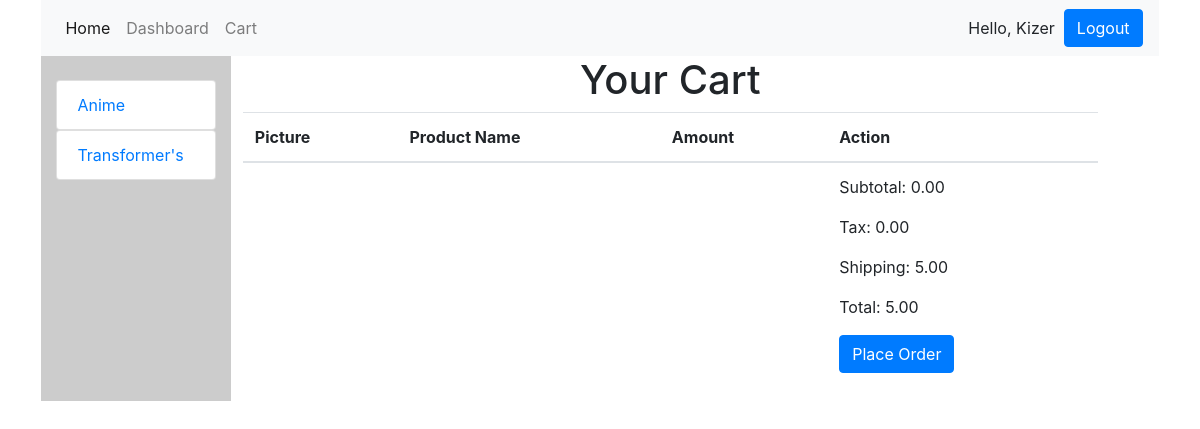
/cart (signed in), run on the app's committed database.
### store_app/models.py (models this page shows)
class User(models.Model):
    first_name = models.CharField(max_length=255)
    last_name = models.CharField(max_length=255)
    email = models.CharField(max_length=255)
    password = models.CharField(max_length=255)
    level = models.IntegerField(max_length=1, default=1)
    dob = models.DateField()
    address_1 = models.CharField(max_length=255)
    address_2 = models.CharField(max_length=255, default="")
    city = models.CharField(max_length=255)
    state = models.CharField(max_length=255)
    zip = models.IntegerField(max_length=5)
    total = models.FloatField(null=True, default=0)
    created_at = models.DateTimeField(auto_now_add=True)
    updated_at = models.DateTimeField(auto_now=True)
    objects = Validators()

class Category(models.Model):
    name = models.CharField(max_length=255)
    product = models.ManyToManyField(Product, related_name="categories")
    created_at = models.DateTimeField(auto_now_add=True)
    updated_at = models.DateTimeField(auto_now=True)

### store_app/views.py (the view)
# urls.py: path('cart', views.cart),
def cart(request):
    if "user_id" not in request.session:
        return redirect ('/login')
    userid = request.session["user_id"]
    user = User.objects.get(id=userid)
    subtotal = user.total
    tax = float(subtotal * .0825)
    shipping = float(5.00)
    total = float(subtotal + tax + shipping)
    context = {
        "all_categories": Category.objects.all(),
        "cart_products": user.usecart.all(),
        "user": user,
        "subtotal": subtotal,
        "shipping": shipping,
        "tax": tax,
        "total": total,
    }
    return render(request, "cart.html", context)

### store_app/templates/cart.html (shortened to what this page needs)
<!DOCTYPE html>
<html lang="en">
<head>
    <link rel="stylesheet" href="https://maxcdn.bootstrapcdn.com/bootstrap/4.0.0/css/bootstrap.min.css">
    {% load static %}
    <link rel="stylesheet" href="{% static 'css/style.css' %}">
</head>
<body>
    <div class="container">
        <div class="row">
            <div class="col-12 navbartop">
                {% include 'navbar.html' %}
            </div>
        </div>
        <div class="row">
            {% include 'siteviewsidebar.html' %}
            <div class="col-9 main">
                <h1 class="store-header">Your Cart</h1>
                <div class="row">
                    <table class="table">
                        <thead>
                            <tr>
                                <th scope="col">Picture</th>
                                <th scope="col">Product Name</th>
                                <th scope="col">Amount</th>
                                <th scope="col">Action</th>
                            </tr>
                        </thead>
                        <tbody>
                            <tr>
                                <td></td>
                                <td></td>
                                <td></td>
                                <td>
                                    <div>
                                        <p>Subtotal: {{subtotal|floatformat:2}}</p>
                                    </div>
                                    <div>
                                        <p>Tax: {{tax|floatformat:2}}</p>
                                    </div>
                                    <div>
                                        <p>Shipping: {{shipping|floatformat:2}}</p>
                                    </div>
                                    <div>
                                        <p>Total: {{total|floatformat:2}}</p>
                                    </div>
                                    <form action="/submitorder" method="post">
                                        <button class="btn btn-primary" type="submit">Place Order</button>
                                    </form>
                                </td>
                            </tr>
                        </tbody>
                    </table>
                </div>
            </div>
        </div>
    </div>
</body>
</html>

### store_app/templates/navbar.html (shortened to what this page needs)
<nav class="navbar navbar-expand-lg navbar-light bg-light">
    <div class="collapse navbar-collapse" id="navbarSupportedContent">
        <ul class="navbar-nav mr-auto">
            <li class="nav-item active">
                <a class="nav-link" href="/">Home <span class="sr-only">(current)</span></a>
            </li>
            <li class="nav-item">
                <a class="nav-link" href="/dashboard">Dashboard</a>
            </li>
            <li class="nav-item">
                <a class="nav-link" href="/cart">Cart</a>
            </li>
        </ul>
        {% if request.session.user_id %}Hello, {{request.session.username}} &nbsp; <a class="btn btn-primary" href="/logout" role="button">Logout</a>{% else %}<a class="btn btn-primary" href="/register" role="button">Register</a>&nbsp;<a class="btn btn-primary"
            href="/login" role="button">Login</a>{% endif %}
    </div>
</nav>

### store_app/templates/siteviewsidebar.html
<div class="col-2 sidebar">
    <ul class="list-group cat-group">
        {% for category in all_categories %}
        <a href="/cat/{{category.id}}">
            <li class="list-group-item">{{category.name}}</li>
        </a>
        {% endfor %}
    </ul>
</div>

### store_app/static/css/style.css (style rules this page uses)
.sidebar { margin: 0 1%; background-color: #ccc; }
.cat-group { padding: 15% 0; }
.store-header { text-align: center; }
.navbartop { padding: 0 1%; }

### data on the page
User: session.username "Kizer", total "0.00"
Category: name "Anime"
Category: name "Transformer's"

### other printed values
{{ tax|floatformat:2 }} "0.00"
{{ shipping|floatformat:2 }} "5.00"
{{ total|floatformat:2 }} "5.00"
